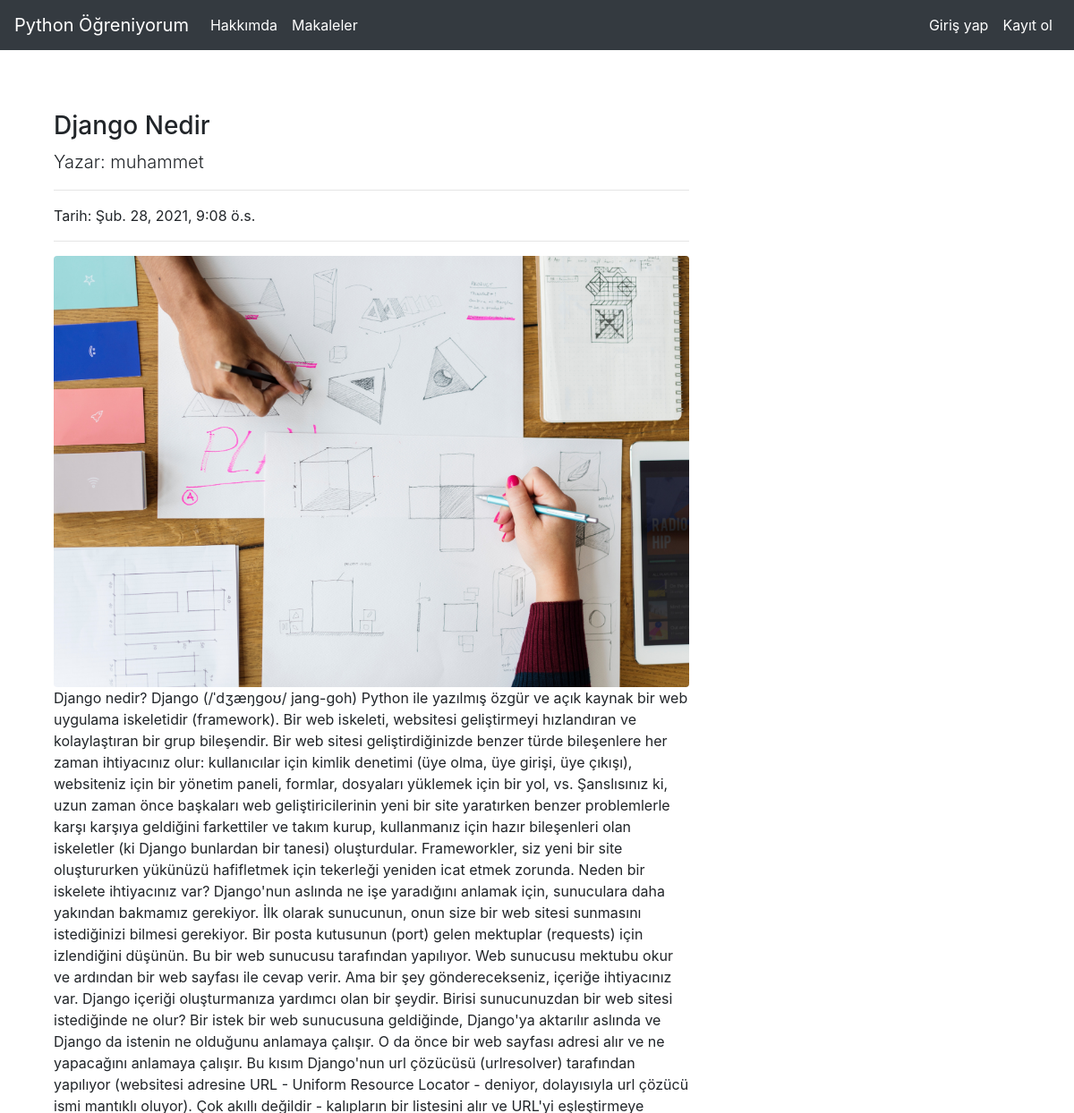
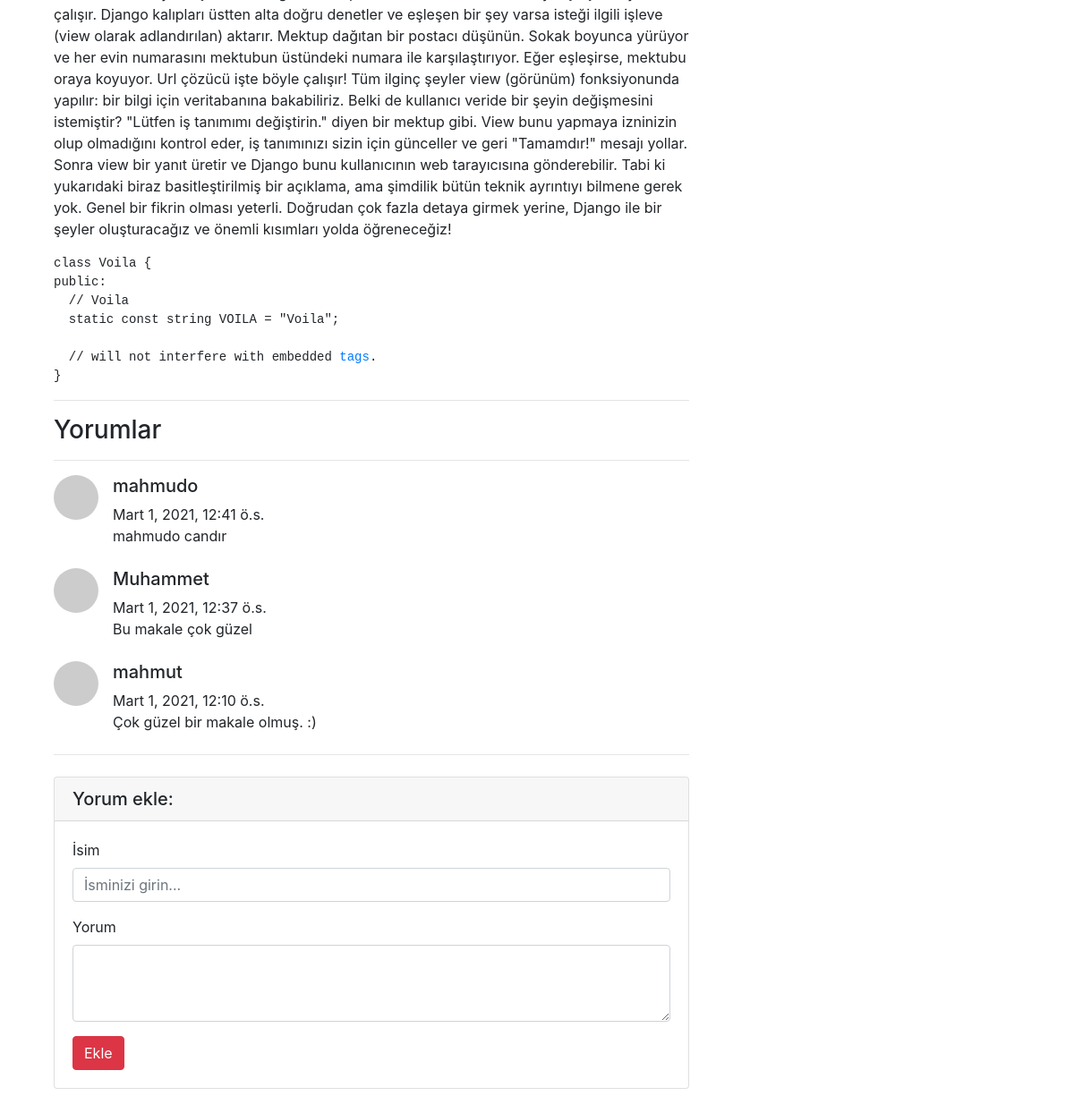
The app's page /articles/article/18 with its own data (2 pictures, top to bottom).
### article/models.py (models this page shows, shortened)
class Article(models.Model):
    author=models.ForeignKey("auth.User",on_delete=models.CASCADE,verbose_name="Yazar")
    title=models.CharField(max_length=50,verbose_name="Başlık")
    content=RichTextField()
    created_date=models.DateTimeField(auto_now_add=True,verbose_name="Oluşturulma tarihi")
    article_image=models.FileField(blank=True,null=True,verbose_name="Makeleye fotoğraf ekleyin")
    class Meta:
        ordering = ['-created_date']#en son güncellenen veya eklenen makale en başta olacak

class Comment(models.Model):
    article=models.ForeignKey(Article,on_delete=models.CASCADE,verbose_name="Makale",related_name="comments")
    comment_author=models.CharField(max_length=50,verbose_name="İsim")
    comment_content=models.CharField(max_length=200,verbose_name="Yorum")
    comment_date=models.DateTimeField(auto_now_add=True)
    class Meta:
        ordering = ['-comment_date']

### article/views.py (the view)
# urls.py: path('article/<int:id>',views.detail,name="detail"),
def detail(request,id):
    article=get_object_or_404(Article,id=id)#eğer objeye ulaşamazsa sayfa 404 hatası verir
    comments=article.comments.all()
    return render(request,"detail.html",{"article":article,"comments":comments})

### templates/detail.html (shortened to what this page needs)
{% extends "layout.html" %}
{% block body %}
<div class="container">
    <div class="row">
        <div class="col-lg-8">
            <h3 class="mt-4">{{article.title}}</h3>
            <p class="lead">
                Yazar: {{article.author.username}}
            </p>
            <hr>
            <p>Tarih: {{article.created_date}}</p>
            <hr>
            {% if article.article_image %}
            <img class="img-fluid rounded" src="{{article.article_image.url}}" alt="">
            {% endif %}
            <p>{{article.content|safe}}</p>
            <hr>
            <h3>Yorumlar</h3>
            <hr>
            {% if comments %}
            {% for comment in comments %}
            <div class="media mb-4">
                <img class="d-flex mr-3 rounded-circle" src="http://placehold.it/50x50" alt="">
                <div class="media-body">
                    <h5 class="mt-0">{{comment.comment_author}}</h5>
                    {{comment.comment_date}} <br>
                    {{comment.comment_content}}
                </div>
            </div>
            {% endfor %}
            {% else %}
            <div class="alert alert-danger">Henüz bir yorum yapılmamış. İlk yorum yapan siz olun.</div>
            {% endif %}
            <hr>
            <div class="card my-4">
                <h5 class="card-header">Yorum ekle:</h5>
                <div class="card-body">
                    <form method="POST" action="{% url 'article:comment' article.id %}">
                        <div class="form-group">
                            <label for="formGroupExampleInput">İsim</label>
                            <input name="comment_author" type="text" class="form-control" id="formGroupExampleInput"
                                placeholder="İsminizi girin...">
                        </div>
                        <div class="form-group">
                            <label for="formGroupExampleInput">Yorum</label>
                            <textarea name="comment_content" class="form-control" rows="3"></textarea>
                        </div>
                        <button type="submit" class="btn btn-danger">Ekle</button>
                    </form>
                </div>
            </div>
        </div>
    </div>
</div>
{% endblock body %}

### templates/layout.html (shortened to what this page needs)
<!DOCTYPE html>
{% load static %}
<html lang="en">
<head>
    <link rel="stylesheet" href="{% static 'css/bootstrap.min.css' %}">
</head>
<body>
    {% include "includes/navbar.html" %}
    <div class="container" style="margin-top:100px; margin-bottom:50px; ">
        {% block body %}
        {% endblock body %}
    </div>
</body>
</html>

### templates/includes/navbar.html (shortened to what this page needs)
<nav class="navbar navbar-expand-md navbar-dark fixed-top bg-dark">
    <a class="navbar-brand" href="{% url 'index' %}">Python Öğreniyorum</a>
    <div class="collapse navbar-collapse" id="navbarCollapse">
      <ul class="navbar-nav mr-auto">
        <li class="nav-item active">
          <a class="nav-link" href="{% url 'about' %}">Hakkımda</a>
        </li>
        <li class="nav-item active">
          <a class="nav-link" href="{% url 'article:articles' %}">Makaleler</a>
        </li>
      </ul>
      <ul class="navbar-nav ml-auto">
        {% if request.user.is_authenticated %}
        <li class="nav-item active">
          <a class="nav-link" href="{% url 'article:dashboard' %}">Kontrol Paneli</a>
        </li>
        <li class="nav-item active">
          <a class="nav-link" href="{% url 'user:logout' %}">Çıkış yap</a>
        </li>
        {% else %}
        <li class="nav-item active">
          <a class="nav-link" href="{% url 'user:login' %}">Giriş yap</a>
        </li>
        <li class="nav-item active">
          <a class="nav-link" href="{% url 'user:register' %}">Kayıt ol</a>
        </li>
        {% endif %}
      </ul>
    </div>
  </nav>

### records on screen
Article: title "Django Nedir", author.username "muhammet", created_date "Şub. 28, 2021, 9:08 ö.s.", article_image (picture), content "Django nedir? Django (/ˈdʒæŋɡoʊ/ jang-goh) Python ile yazılmış özgür ve açık kaynak bir web uygulama iskeletidir (framework). Bir web iskeleti, websitesi geliştirmeyi hızlandıran ve kolaylaştıran bir grup bileşendir. Bir web sitesi geliştirdiğinizde benzer türde bileşenlere her zaman ihtiyacınız olur: kullanıcılar için kimlik denetimi (üye olma, üye girişi, üye çıkışı), websiteniz için bir yönetim paneli, formlar, dosyaları yüklemek için bir yol, vs. Şanslısınız ki, uzun zaman önce başkaları web geliştiricilerinin yeni bir site yaratırken benzer problemlerle karşı karşıya geldiğini farkettiler ve takım kurup, kullanmanız için hazır bileşenleri olan iskeletler (ki Django bunlardan bir…"
Comment: comment_author "mahmudo", comment_date "Mart 1, 2021, 12:41 ö.s.", comment_content "mahmudo candır"
Comment: comment_author "Muhammet", comment_date "Mart 1, 2021, 12:37 ö.s.", comment_content "Bu makale çok güzel"
Comment: comment_author "mahmut", comment_date "Mart 1, 2021, 12:10 ö.s.", comment_content "Çok güzel bir makale olmuş. :)"
